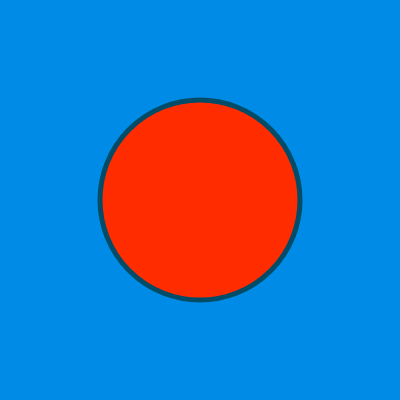
Frame 1 (no input)
Frame 60 (no input): identical to frame 1, image omitted
Frame 120 (the mouse pressed at the canvas centre since frame 60): identical to frame 1, image omitted

The p5.js sketch that drew this single still picture (run headless with seeded random() and noise() and a simulated clock; from frame 60 on, the mouse is pressed at the canvas centre):

// p5.js sketch
// ── sketch.js
function setup() {
	createCanvas(400, 400);
	colorMode(RGB);
}

function draw() {
	background(0, 140, 230);
	fill(255, 44, 0);
	stroke(2, 76, 104);
	strokeWeight(5);
	ellipse(200, 200, 200, 200);
}
